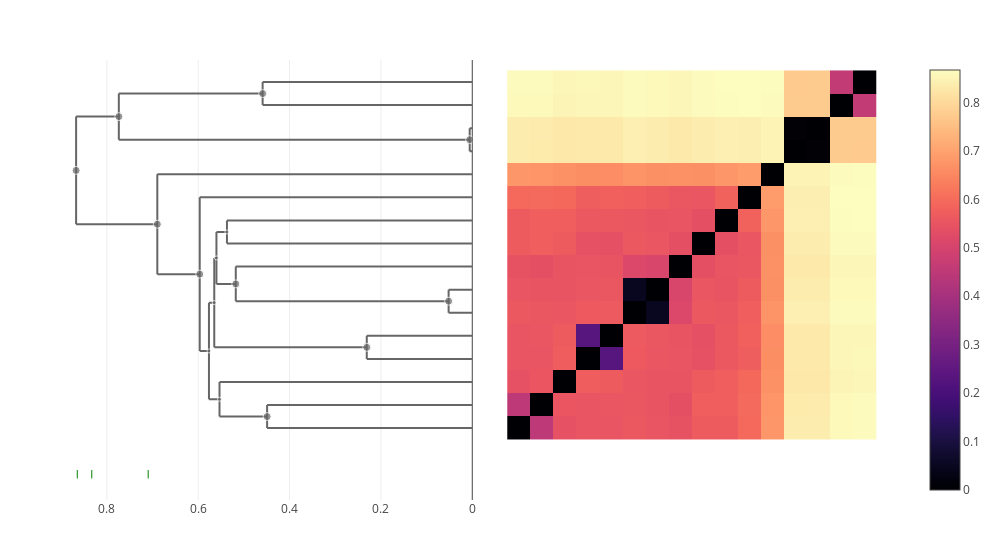

Notebook code for this chart:
### Markdown cell above
### splendidus

### Code cell
let taxon = "splendidus"
    trees[taxon] = cluster_annotate(cdata, taxon)
    plot(clustermap(cdata, taxon))
end

### Figure 1 — Plotly figure (JSON) as saved in the notebook; plotly's stock layout.template omitted (floating-point values rounded to 4 significant figures; data arrays with more than 128 entries replaced by an {"elided": "..."} marker saying what was removed)
{"data": [{"colorscale": {"elided": "256x2 mixed values"}, "type": "heatmap", "x": [0.5, 1.5, 2.5, 3.5, 4.5, 5.5, 6.5, 7.5, 8.5, 9.5, 10.5, 11.5, 12.5, 13.5, 14.5, 15.5, 16.5], "y": [0.5, 1.5, 2.5, 3.5, 4.5, 5.5, 6.5, 7.5, 8.5, 9.5, 10.5, 11.5, 12.5, 13.5, 14.5, 15.5, 16.5], "z": {"elided": "16x16 float values"}}, {"hoverinfo": "skip", "line": {"color": "#666666"}, "mode": "lines", "showlegend": false, "type": "scatter", "x": [0.05179, 0.05179, null, 0.05179, 0, null, 0.05179, 0, null], "xaxis": "x2", "y": [6, 7, null, 6, 6, null, 7, 7, null], "yaxis": "y"}, {"hoverinfo": "skip", "line": {"color": "#666666"}, "mode": "lines", "showlegend": false, "type": "scatter", "x": [0.459, 0.459, null, 0.459, 0, null, 0.459, 0, null], "xaxis": "x2", "y": [15, 16, null, 15, 15, null, 16, 16, null], "yaxis": "y"}, {"hoverinfo": "skip", "line": {"color": "#666666"}, "mode": "lines", "showlegend": false, "type": "scatter", "x": [0.5649, 0.5649, null, 0.5649, 0.231, null, 0.5649, 0.5601, null], "xaxis": "x2", "y": [4.5, 8.375, null, 4.5, 4.5, null, 8.375, 8.375, null], "yaxis": "y"}, {"hoverinfo": "skip", "line": {"color": "#666666"}, "mode": "lines", "showlegend": false, "type": "scatter", "x": [0.5601, 0.5601, null, 0.5601, 0.5177, null, 0.5601, 0.5371, null], "xaxis": "x2", "y": [7.25, 9.5, null, 7.25, 7.25, null, 9.5, 9.5, null], "yaxis": "y"}, {"hoverinfo": "skip", "line": {"color": "#666666"}, "mode": "lines", "showlegend": false, "type": "scatter", "x": [0.6895, 0.6895, null, 0.6895, 0.5967, null, 0.6895, 0, null], "xaxis": "x2", "y": [7.672, 12, null, 7.672, 7.672, null, 12, 12, null], "yaxis": "y"}, {"hoverinfo": "skip", "line": {"color": "#666666"}, "mode": "lines", "showlegend": false, "type": "scatter", "x": [0.231, 0.231, null, 0.231, 0, null, 0.231, 0, null], "xaxis": "x2", "y": [4, 5, null, 4, 4, null, 5, 5, null], "yaxis": "y"}, {"hoverinfo": "skip", "line": {"color": "#666666"}, "mode": "lines", "showlegend": false, "type": "scatter", "x": [0.005637, 0.005637, null, 0.005637, 0, null, 0.005637, 0, null], "xaxis": "x2", "y": [13, 14, null, 13, 13, null, 14, 14, null], "yaxis": "y"}, {"hoverinfo": "skip", "line": {"color": "#666666"}, "mode": "lines", "showlegend": false, "type": "scatter", "x": [0.5177, 0.5177, null, 0.5177, 0.05179, null, 0.5177, 0, null], "xaxis": "x2", "y": [6.5, 8, null, 6.5, 6.5, null, 8, 8, null], "yaxis": "y"}, {"hoverinfo": "skip", "line": {"color": "#666666"}, "mode": "lines", "showlegend": false, "type": "scatter", "x": [0.5534, 0.5534, null, 0.5534, 0.4492, null, 0.5534, 0, null], "xaxis": "x2", "y": [1.5, 3, null, 1.5, 1.5, null, 3, 3, null], "yaxis": "y"}, {"hoverinfo": "skip", "line": {"color": "#666666"}, "mode": "lines", "showlegend": false, "type": "scatter", "x": [0.5967, 0.5967, null, 0.5967, 0.5765, null, 0.5967, 0, null], "xaxis": "x2", "y": [4.344, 11, null, 4.344, 4.344, null, 11, 11, null], "yaxis": "y"}, {"hoverinfo": "skip", "line": {"color": "#666666"}, "mode": "lines", "showlegend": false, "type": "scatter", "x": [0.4492, 0.4492, null, 0.4492, 0, null, 0.4492, 0, null], "xaxis": "x2", "y": [1, 2, null, 1, 1, null, 2, 2, null], "yaxis": "y"}, {"hoverinfo": "skip", "line": {"color": "#666666"}, "mode": "lines", "showlegend": false, "type": "scatter", "x": [0.5371, 0.5371, null, 0.5371, 0, null, 0.5371, 0, null], "xaxis": "x2", "y": [9, 10, null, 9, 9, null, 10, 10, null], "yaxis": "y"}, {"hoverinfo": "skip", "line": {"color": "#666666"}, "mode": "lines", "showlegend": false, "type": "scatter", "x": [0.8673, 0.8673, null, 0.8673, 0.6895, null, 0.8673, 0.7738, null], "xaxis": "x2", "y": [9.836, 14.5, null, 9.836, 9.836, null, 14.5, 14.5, null], "yaxis": "y"}, {"hoverinfo": "skip", "line": {"color": "#666666"}, "mode": "lines", "showlegend": false, "type": "scatter", "x": [0.5765, 0.5765, null, 0.5765, 0.5534, null, 0.5765, 0.5649, null], "xaxis": "x2", "y": [2.25, 6.438, null, 2.25, 2.25, null, 6.438, 6.438, null], "yaxis": "y"}, {"hoverinfo": "skip", "line": {"color": "#666666"}, "mode": "lines", "showlegend": false, "type": "scatter", "x": [0.7738, 0.7738, null, 0.7738, 0.005637, null, 0.7738, 0.459, null], "xaxis": "x2", "y": [13.5, 15.5, null, 13.5, 13.5, null, 15.5, 15.5, null], "yaxis": "y"}, {"customdata": [[30, 4], [21, 2], [26, 7], [25, 5], [29, 12], [19, 2], [17, 2], [22, 3], [24, 3], [28, 11], [20, 2], [23, 2], [31, 16], [27, 10], [18, 2]], "hovertemplate": "ID: %{customdata[0]}<br>\nHeight: %{x:.3f}<br>\nGenome count: %{customdata[1]}\n\n<extra></extra>", "marker": {"color": "#666666", "size": [8, 8, 4, 4, 8, 8, 8, 8, 4, 8, 8, 4, 8, 4, 8]}, "mode": "markers", "showlegend": false, "type": "scatter", "x": [0.7738, 0.459, 0.5649, 0.5601, 0.6895, 0.231, 0.005637, 0.5177, 0.5534, 0.5967, 0.4492, 0.5371, 0.8673, 0.5765, 0.05179], "xaxis": "x2", "y": [14.5, 15.5, 6.438, 8.375, 9.836, 4.5, 13.5, 7.25, 2.25, 7.672, 1.5, 9.5, 12.17, 4.344, 6.5], "yaxis": "y"}, {"hovertemplate": "%{text} <br>\n%{x}\n<extra></extra>\n", "marker": {"color": "green", "line": {"color": "green", "width": 1}, "symbol": "line-ns"}, "mode": "markers", "text": ["crassostreae", "tasmaniensis", "cyclitrophicus"], "type": "scatter", "x": [0.7095, 0.833, 0.8647], "xaxis": "x2", "y": [-1, -1, -1, -1]}], "layout": {"height": 550, "hovermode": "closest", "margin": {"b": 50, "l": 50, "r": 50, "t": 60}, "showlegend": false, "width": 1000, "xaxis": {"domain": [0.505, 1], "scaleanchor": "y", "visible": false}, "xaxis2": {"autorange": "reversed", "domain": [0, 0.495], "rangemode": "nonnegative", "showspikes": true, "spikedash": "solid", "spikemode": "across", "spikethickness": 1}, "yaxis": {"scaleanchor": "x", "visible": false}}}
